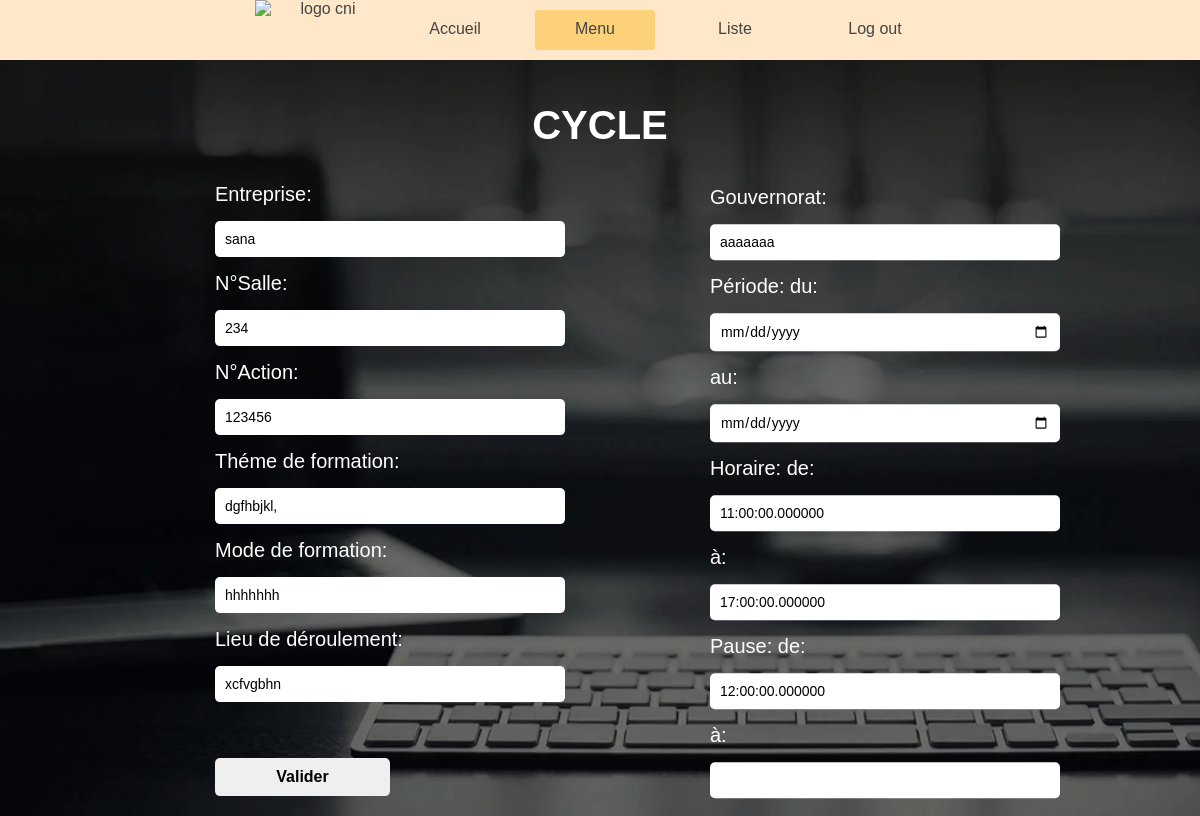
/update.php?ID=5, run on the app's committed database.
### tables this page shows
CREATE TABLE `cycle` (
  `ID` int(11) NOT NULL,
  `Entreprise` varchar(40) NOT NULL,
  `NSalle` varchar(3) NOT NULL,
  `NAction` int(255) NOT NULL,
  `Themedeformation` varchar(40) NOT NULL,
  `Modedeformation` varchar(30) NOT NULL,
  `Lieudederoulement` varchar(40) NOT NULL,
  `Gouvernorat` varchar(20) NOT NULL,
  `Periodedu` date NOT NULL,
  `Periodeau` date NOT NULL,
  `Horairede` time(6) NOT NULL,
  `Horairea` time(6) NOT NULL,
  `Pausede` time(6) NOT NULL,
  `Pausea` time(6) NOT NULL
);

### update.php (the view, shortened to what this page needs)
<!DOCTYPE html>
<html>
<head>
    <link rel="stylesheet" type="text/css" href="./style4.css">
</head>
<body>
    <?php
        $cnx = mysqli_connect("localhost", "root", "", "formulaire");
        $ID = $_GET["ID"];
        $sql = "SELECT * FROM cycle WHERE ID = ".$ID;
        $requete = mysqli_query($cnx, $sql);
        if( $result = mysqli_fetch_object( $requete ) )
        {
        ?>
<form name="showdb" action="modification.php" method="POST">
                <div class="cycle-form">
            <h1>Cycle</h1>
            <div class="part-1">
            <div class="fields">
                <div class="input-field">
                    <p>Entreprise:</p>
                    <input type="text" name="Entreprise" value="<?php echo($result->Entreprise);?>">
                </div>
                <div class="input-field">
                    <p>N°Salle:</p>
                    <input type="text" name="NSalle" value="<?php echo($result->NSalle);?>">
                </div>
                <div class="input-field">
                    <p>N°Action:</p>
                    <input type="text" name="NAction" value="<?php echo($result->NAction);?>">
                </div>
                <div class="input-field">
                    <p>Théme de formation:</p>
                    <input type="text" name="Themedeformation" value="<?php echo($result->Themedeformation);?>">
                </div>
                <div class="input-field">
                    <p>Mode de formation:</p>
                    <input type="text" name="Modedeformation" value="<?php echo($result->Modedeformation);?>">
                </div>
                <div class="input-field">
                    <p>Lieu de déroulement:</p>
                    <input type="text" name="Lieudederoulement" value="<?php echo($result->Lieudederoulement);?>">
                </div>
            </div>
            <div class="part-2">
                <div class="input-field">
                    <p>Gouvernorat:</p>
                    <input type="text" name="Gouvernorat" value="<?php echo($result->Gouvernorat);?>">
                </div>
                <div class="input-field">
                    <p>Période: du:</p>
                    <input type="date" name="Periodedu" value="<?php echo($result->Periodedu);?>">
                </div>
                <div class="input-field">
                    <p> au:</p>
                    <input type="date" name="Periodeau" value="<?php echo($result->Periodeau);?>">
                </div>
                <div class="input-field">
                    <p>Horaire: de:</p>
                    <input type="text" name="Horairede" value="<?php echo($result->Horairede);?>">
                </div>
                <div class="input-field">
                    <p> à:</p>
                    <input type="text" name="Horairea" value="<?php echo($result->Horairea);?>">
                </div>
                <div class="input-field">
                    <p>Pause: de:</p>
                    <input type="text" name="Pausede" value="<?php echo($result->Pausede);?>">
                </div>
                <div class="input-field">
                    <p> à:</p>
                    <input type="text" name="Pausea" required>
                </div>
            </div>
            <br>
            <br>
            <button type="submit">Valider</button>
        </div>
        </div>
</form>
    <?php
    }
    ?>
</body>
</html>
<!DOCTYPE html>
<html>
<head>
    <link rel="stylesheet" type="text/css" href="./style2.css">
</head>
<body>
    <form action="#" method="POST">
        <div class = "menu-bar">
        <ul>
            <img src="logocni.jpg" alt="logo cni" width="130" height="60">
            <li><a href="welcomepage.php"></i>Accueil</a></li>
            <li class = "active"><a href="#">Menu</a>
            </li>
            <li><a href="#">Liste</a>
            </li>
            <li><a href="logout.php">Log out</a></li>
        </ul>
        </div>
    </form>
</body>
</html>

### style4.css (style rules this page uses)
* { padding: 0; margin: 0; font-family: sans-serif; }
body { background: url('./lg_bg_img.jpg') no-repeat; background-size: cover; background-attachment: fixed; }
.part-1 { width: 350px; left: 10%; top: 300px; transform: translate(-70%, -30%); position: absolute; color: #fff; }
.part-2 { width: 350px; left: 600px; top: 442px; transform: translate(-30%, -70%); position: absolute; color: #fff; }
.cycle-form { width: 350px; top: 100px; left: 50%; transform: translate(-50%, -30%); position: absolute; color: #fff; }
.cycle-form h1 { font-size: 40px; text-align: center; top: 300px; text-transform: uppercase; margin: 40px 0; }
.cycle-form p { font-size: 20px; margin: 15px 0; }
.cycle-form input { font-size: 14px; width: 100%; padding: 10px 10px; border: 0; outline: none; border-radius: 5px; }
.cycle-form button { font-size: 16px; font-weight: bold; margin: 20px 0; padding: 10px 10px; width: 50%; border-radius: 5px; border: 0; }

### style2.css (style rules this page uses)
* { padding: 0; margin: 0; box-sizing: border-box; }
body { background: url('./lg_bg_img.jpg') no-repeat; background-size: cover; background-attachment: fixed; font-family: sans-serif; }
.menu-bar { background: rgb(254, 232, 201); text-align: center; }
.menu-bar ul { display: inline-flex; list-style: none; color: rgb(68, 68, 68); }
.menu-bar ul li { width: 120px; margin: 10px; padding: 10px; }
.menu-bar ul li a { text-decoration: none; color: rgb(68, 68, 68); }
.active, .menu-bar ul li:hover { background: rgb(252, 209, 122); border-radius: 3px; }

### data on the page
cycle: Entreprise "sana", NSalle "234", NAction "123456", Themedeformation "dgfhbjkl,", Modedeformation "hhhhhhh", Lieudederoulement "xcfvgbhn", Gouvernorat "aaaaaaa", Horairede "11:00:00.000000", Horairea "17:00:00.000000", Pausede "12:00:00.000000"
